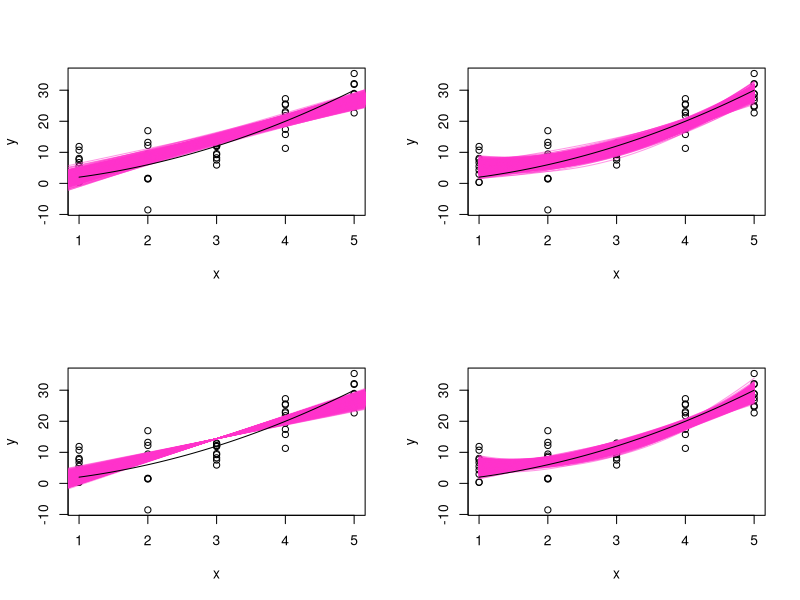

R code for this plot:
xUnique = 1:5
trueCoeff = c(0, 1, 1)

getData = function(coefs = c(0, 1, 1), xs = 1:5, dupl = 10,
                   sd = 5, seed=2222){
  ### This function creates the artificial data
  set.seed(seed)
  x = rep(xs, each = dupl)
  y = coefs[1] + coefs[2]*x + coefs[3] * x^2 + 
    rnorm(length(x), 0, sd)
  return(data.frame(x, y))
}

### 
genBootY = function(x, y, rep = TRUE){
  ### For each unique x value, take a sample of the
  ### corresponding y values, with replacement.
  ### Return a vector of random y values the same length as y
  ### You can assume that the xs are sorted
  ### Hint use tapply here!
  sampling = function(y){
    sample(y, length(y),replace = TRUE)}
  return(as.vector(unlist(tapply(y, x, sampling))))  
  
}

genBootR = function(fit, err, rep = TRUE){
  ### Sample the errors 
  ### Add the errors to the fit to create a y vector
  ### Return a vector of y values the same length as fit
  ### HINT: It can be easier to sample the indices than the values
  return(fit + sample(err, length(fit)))
}

fitModel = function(x, y, degree = 1){
  ### use the lm function to fit a line of a quadratic 
  ### e.g. y ~ x or y ~ x + I(x^2)
  ### y and x are numeric vectors of the same length
  ### Return the coefficients as a vector 
  ### HINT: Take a look at the repBoot function to see how to use lm()
  if(degree == 1)
    co = lm(y ~ x)$coefficients
  else
    co = lm(y ~ x + I(x^2))$coefficients
  return(co)
}

oneBoot = function(data, fit = NULL, degree = 1){
  ###  data are either your data (from call to getData)
  ###  OR fit and errors from fit of line to data
  ###  OR fit and errors from fit of quadratic to data  
  if(is.null(fit))
    bootstrapY = genBootY(data[ ,1],data[ ,2])
  else
    bootstrapY = genBootR(fit[ ,1],fit[ ,2])
  return (fitModel(data[ ,1], bootstrapY, degree))
}
  
  ### Use fitModel to fit a model to this bootstrap Y   


repBoot = function(data, B = 1000){
  
  ### Set up the inputs you need for oneBoot, i.e.,
  ### create errors and fits for line and quadratic
  
  ### replicate a call to oneBoot B times
  ### format the return value so that you have a list of
  ### length 4, one for each set of coefficients
  ### each element will contain a data frame with B rows
  ### and one or two columns, depending on whether the 
  ### fit is for a line or a quadratic
  ### Return this list
  
  ### Replicate a call to oneBoot B times for 
  ### each of the four conditions
  lr = lm(data[ ,2] ~ data[ ,1])$residuals
  qr = lm(data[ ,2]~data[ ,1] + I(data[ ,1]^2))$residuals
  lfit = lm(data[ ,2] ~ data[ ,1])$fitted.values
  qfit = lm(data[ ,2] ~ data[ ,1] + I(data[ ,1]^2))$fitted.values
  l = matrix(c(lfit, lr), ncol=2)
  q = matrix(c(qfit, qr), ncol=2)
  
  n1=c()
  n2=c()
  n3=c()
  n4=c()
  
  for (i in 1:B)
    n1 = c(n1, oneBoot(data, fit=NULL, degree = 1))
  for (i in 1:B)
    n2 = c(n2, oneBoot(data, fit=NULL, degree = 2))
  for (i in 1:B)
    n3 = c(n3, oneBoot(data, fit=l, degree = 1))
  for (i in 1:B)
    n4 = c(n4, oneBoot(data, fit=q, degree = 2))
  
  n1 = as.data.frame(matrix(n1, ncol = 2, byrow=TRUE))
  n2 = as.data.frame(matrix(n2, ncol = 3, byrow=TRUE))
  n3 = as.data.frame(matrix(n3, ncol = 2, byrow=TRUE))
  n4 = as.data.frame(matrix(n4, ncol = 3, byrow=TRUE))
  co = list(n1, n2, n3, n4)
  
  ### Format the return value so that you have a list of
  ### length 4, one for each set of coefficients
  ### each element will contain a matrix with B columns
  ### and two or three rows, depending on whether the 
  ### fit is for a line or a quadratic
  ### Return this list
  
  return(co)
} 

bootPlot = function(x, y, coeff, trueCoeff){
  ### x and y are the original data
  ### coeff is a matrix from repBoot
  ### trueCoeff contains the true coefficients 
  ### that generated the data
  plot(x, y)
  ### Make a scatter plot of data
  
  ### Add lines or curves for each row in coeff
  ### Use transparency
  ### You should use mapply to construct all 
  ### 1000 of the bootstrapped lines of best fit 
  ### Have a look at ?mapply for details.
  ### This can be done in ggplot2 or base graphics.
  if (ncol(coeff) == 2){
    mapply(abline, coeff[ ,1], coeff[ ,2], col = rgb(1, 0.2, 0.8, alpha = 0.5))}
  else{
    mapply(function(a, b, c){curve(c*x^2 + b*x + a, add = TRUE, col = rgb(1, 0.2, 0.8, alpha = 0.5))},
           coeff[ ,1], coeff[ ,2], coeff[ ,3])
  }
  ### Use trueCoeff to add true line/curve - 
  ###  Make the true line/curve stand out
  curve(trueCoeff[3]*x^2 + trueCoeff[2]*x + trueCoeff[1],add=TRUE, col = rgb(0, 0, 0))
}

### Run your simulation by calling this function
### This function doesn't need any changing
runSim = function(){
  xUnique = 1:5
  trueCoeff = c(0, 1, 1)
  myData = getData(coefs = trueCoeff, xs = xUnique)
  expt = repBoot(data = myData)
  par(mfrow = c(2, 2))
  for (i in 1:4){
    bootPlot(myData$x, myData$y, 
             coeff = expt[[i]], trueCoeff) 
  }
  return(expt)
}

simulation = runSim()
